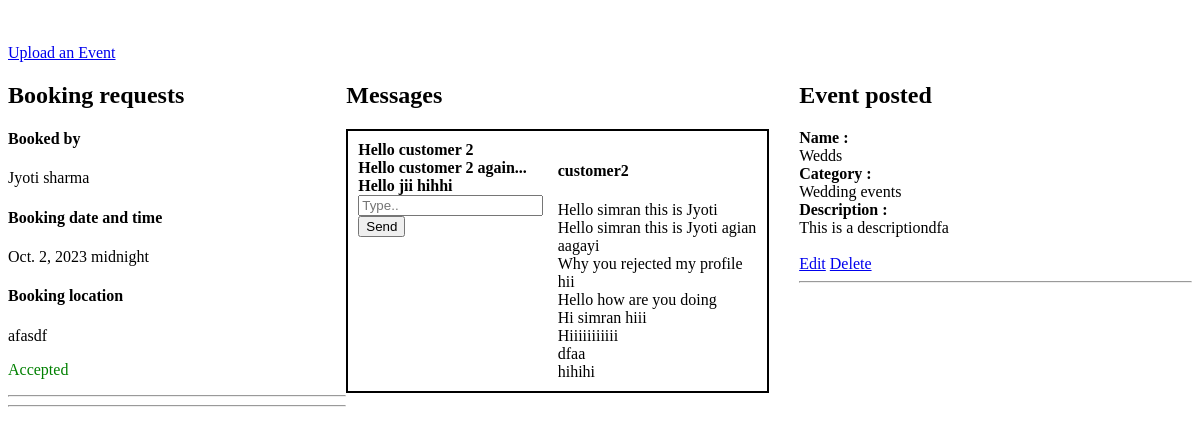
The page /home-E/ (signed in) on the database as committed earlier.
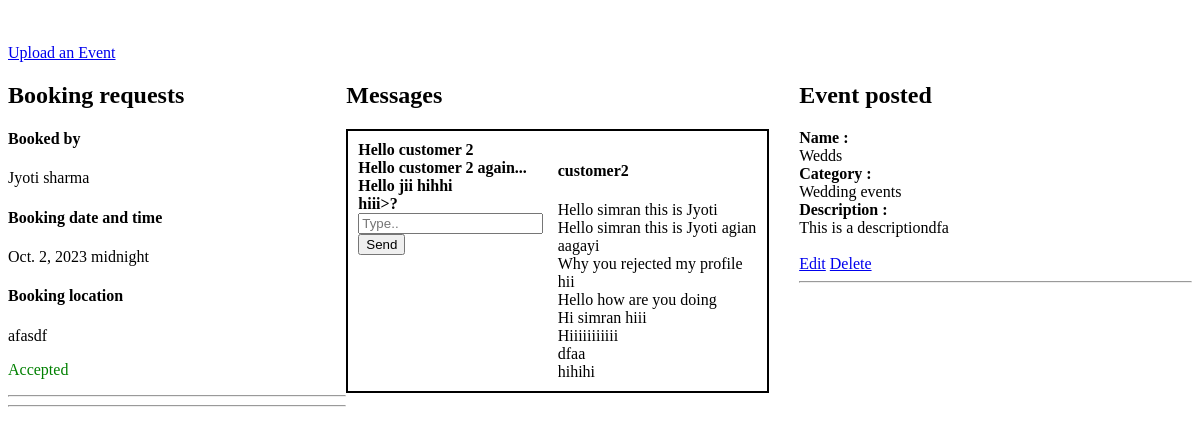
The same page on the database as committed later.
### customer/models.py (models this page shows)
class Messages(models.Model):
    sender = models.ForeignKey(User,on_delete=models.CASCADE,null=False,blank=False)
    receiver = models.ForeignKey(User,on_delete=models.CASCADE,null=False,blank=False,related_name = 'receiver')
    message = models.TextField(null=False,blank=False)
    created=models.DateTimeField(auto_now_add = True)

### EventPlanner/views.py (the view)
# urls.py: path('home-E/',views.home),
@login_required(login_url='/login/')
def home(request):
    if request.user.userprofile.user_type == 'is_event_planner':
        bookings = Booking.objects.filter(vendor = request.user)
        events = Event.objects.filter(event_planner = request.user)
        received_dict,sent_dict =  Messages_display(request)
        context = {'bookings':bookings,'received_dict':received_dict,'sent_dict':sent_dict,'MessageForm':MessageForm,'events':events}
        return render(request,'EventPlanner/home.html',context)

### EventPlanner/models.py (called while the page is built)
    def __str__(self):
        return self.name

### EventPlanner/templates/EventPlanner/home.html (shortened to what this page needs)
{% load static %}
<link rel="stylesheet" href="{% static 'EventPlanner/css/home.css' %}">
<div>
    <a href="/create-event/">Upload an Event</a>
</div>
<div class="outer-grid-div">
    <div>
        <h2>Booking requests</h2>
        {% for booking in bookings %}
        <div>
            <div>
                <h4>Booked by</h4>
            </div>
            <div>{{booking.user.first_name}} {{booking.user.last_name}}</div>
            <div>
                <h4>Booking date and time</h4>
            </div>
            <div>{{booking.date}} {{booking.time}}</div>
            <div>
                <h4>Booking location</h4>
            </div>
            <div>{{booking.location}}</div>
        </div>
        {% if booking.booking_accepted is None %}
        <button><a href="/accept-booking/{{booking.id}}/accepted/">Accept</a> </button>
        <button><a href="/accept-booking/{{booking.id}}/rejected/">Reject</a></button>
        {% elif booking.booking_accepted is False %}
        <p class="rejected">Rejected</p>
        {% else %}
        <p class="accepted">Accepted</p>
        <hr>
        {% endif %}
        {% endfor %}
        <hr>
    </div>
    <div>
            <h2>Messages</h2>
        {% for sender,messages in received_dict.items %}
        <div class="gird-div">
            <div>
                {% for receiver,msgs in sent_dict.items %}
                {% if receiver == sender %}
                {% for msg in msgs %}
                <div><b>{{msg}}</b></div>
                {% endfor %}
                {% endif %}
                {% endfor %}
                <form action="/create-message/" method="POST">
                    <input type="text" name="message" placeholder="Type..">
                    <input type="submit" value="Send">
                </form>
            </div>
            <div>
                <h4>{{sender}}</h4>
                {% for message in messages %}
                <div>{{message.message}}</div>
                {% endfor %}
            </div>
        </div>
        {% endfor %}
    </div>
    <div class="event-div">
        <h2>Event posted</h2>
        {% for event in events %}
        <div><b>Name :</b></div>
        <div>{{event.name}}</div>
        <div><b>Category :</b></div>
        <div>{{event.category}}</div>
        <div><b>Description :</b></div>
        <div>{{event.description}}</div>
        <br>
        <a href="/edit-event/{{event.id}}/">Edit</a>
        <a href="/delete-event/{{event.id}}/">Delete</a>
        <hr>
        {% endfor %}
    </div>
</div>

Rows that differ between the two databases and show on the page:
added Messages: msgs "hiii>?"
